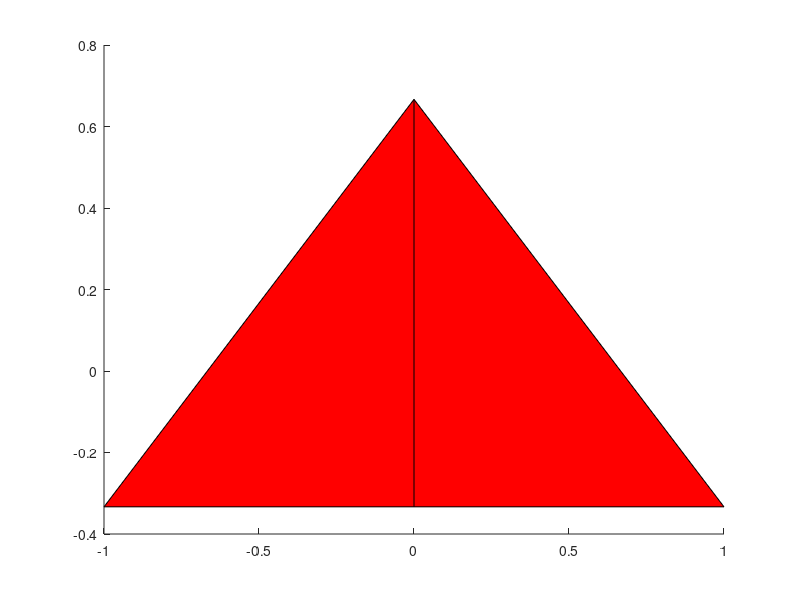

Write the MATLAB code that produced this figure. (Note: this script raises an error after producing the figure.)
%{
D_TranslatePatches.m

Show how patch objects can be translated in space. In this example, I pick
a velocity relative to the plane and move it in that direction

Matt Sheen, mws262@cornell.edu
%}

close all; clear all;
fig = figure;

%% Same code as B
%Compound Patch - columns are individual patches
pX = [-1 1 0;
    0 0 0]';
pY = [-1/3 -1/3 2/3;
    -1/3 -1/3 2/3]';
pZ = [0 0 0;
    0 0.5 0]';

p1 = patch(pX,pY,pZ,'red');
p1.FaceAlpha = 0.5;

axis([-2 2 -1 3 -2 2])
view(3)


%% Now to translate it:
OrigVerts = p1.Vertices; %Keep track of the original vertices of the patch.

vel = 0.01*[0 1 0]; %Velocity vector

for i = 1:200
    p1.Vertices = OrigVerts + i*repmat(vel,[size(OrigVerts,1),1]); %We need to add the displacement to ALL the vertices. Hence, repmat lets us duplicate the displacement to match the dimensions of the patch vertex matrix.
    pause(0.05);
end